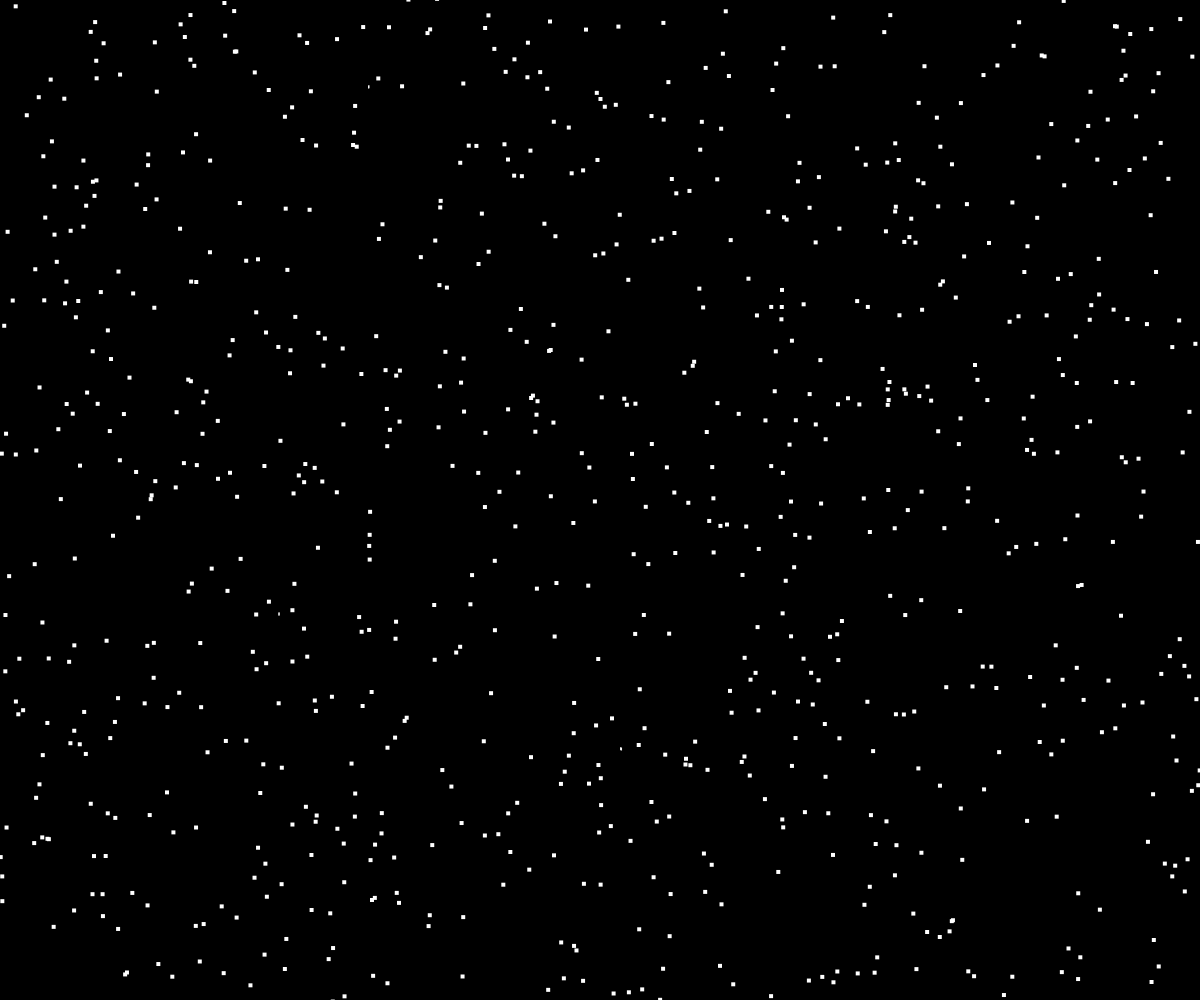
Frame 1 (no input)
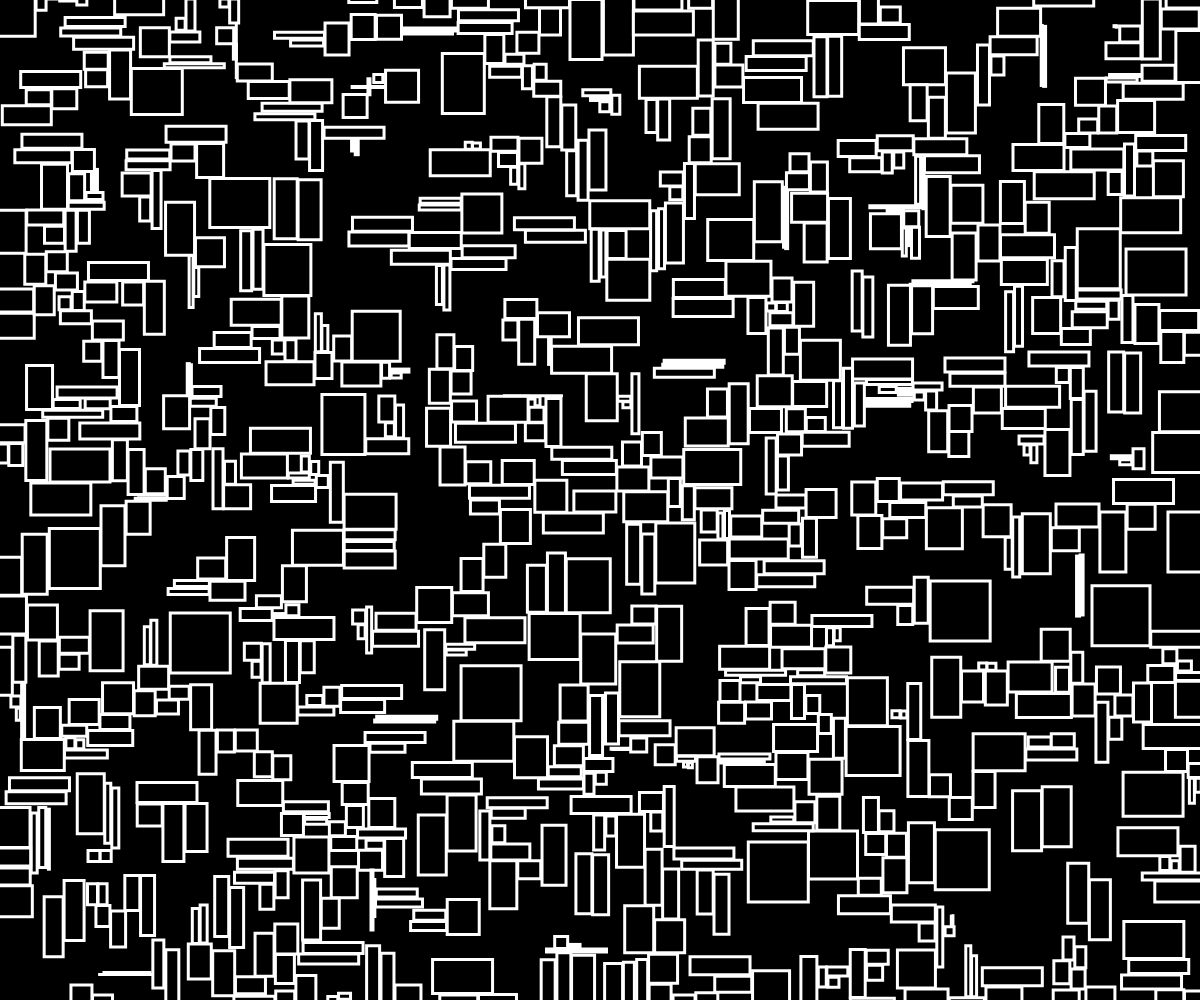
Frame 60 (no input)
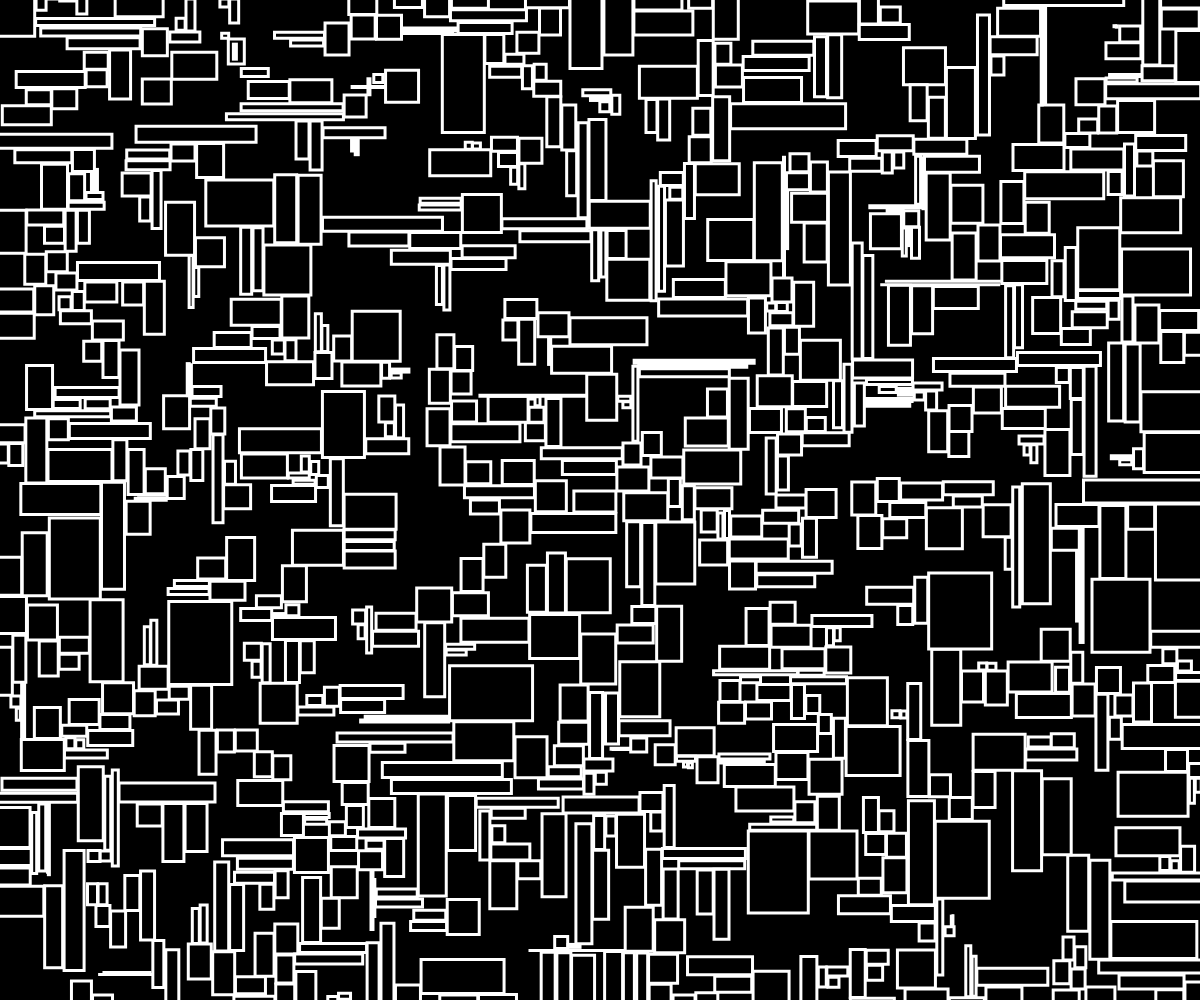
Frame 120 (the mouse pressed at the canvas centre since frame 60)

The p5.js sketch that drew these frames (run headless with seeded random() and noise() and a simulated clock; from frame 60 on, the mouse is pressed at the canvas centre):

// p5.js sketch
// ── sketch.js
let points = [];
let centerX;
let centerY;
let length;
let density;
function setup() {
    createCanvas(windowWidth, windowHeight);
    background(0);
    stroke(255);
    strokeWeight(3);

    centerX = windowWidth / 2;
    centerY = windowHeight / 2;
    length = windowWidth/2;
    density = 1000;
    for (let i = 0; i < density; i++) {
        let x = centerX + random(-length, length);
        let y = centerY + random(-length, length);
        points.push({ x: x, y: y, w: 0, h: 0, growWidth: true, growHeight: true });
    }
}

function draw() {
    // Clear canavs on every draw
    background(0);

    let max = 200;
    points.forEach((p) => {
        if (p.growWidth && p.w < max) p.w += 1;
        let widthTouching = leftOrRightTouching(p);
        widthTouching.forEach((tp) => { tp.growWidth = false; tp.w -=1; });
        if (p.growHeight && p.h < max) p.h += 1;
        let heightTouching = topOrBottomTouching(p);
        heightTouching.forEach((tp) => { tp.growHeight = false; tp.h -= 1; });
    });

    // Draw final rectangles
    rectMode(CENTER);
    fill(0);
    points.forEach((p) => {
        rect(p.x, p.y, p.w, p.h);
        // circle(p.x, p.y, 5);
    });

    // Stop loop if no more growers
    if (points.every(p => !p.growHeight && !p.growWidth )) {
        noLoop();
    }
}

function leftOrRightTouching(p1) {
    let touchingPoints = [];
    points.forEach((p2) => {
        if (p1.x != p2.x && p1.y != p2.y) {
            let p1top = p1.y - p1.h / 2;
            let p1bottom = p1.y + p1.h / 2;
            let p1left = p1.x - p1.w / 2;
            let p1right = p1.x + p1.w / 2;

            let p2top = p2.y - p2.h / 2;
            let p2bottom = p2.y + p2.h / 2;
            let p2left = p2.x - p2.w / 2;
            let p2right = p2.x + p2.w / 2;

            let topInYBounds = p2top >= p1top && p2top <= p1bottom;
            let bottomInYBounds = p2bottom <= p1bottom && p2bottom >= p1top;
            let inYBounds = topInYBounds || bottomInYBounds;
            let leftTouching = p2right >= p1left && p2left <= p1left;
            let rightTouching = p2left <= p1right && p2right >= p1right;

            if (inYBounds && (leftTouching || rightTouching)) {
                touchingPoints.push(p2);
            }
        }
    });
    if (touchingPoints.length > 0) touchingPoints.push(p1);
    return touchingPoints;
}

function topOrBottomTouching(p1) {
    let touchingPoints = [];
    points.forEach((p2) => {
        if (p1.x != p2.x && p1.y != p2.y) {
            let p1top = p1.y - p1.h / 2;
            let p1bottom = p1.y + p1.h / 2;
            let p1left = p1.x - p1.w / 2;
            let p1right = p1.x + p1.w / 2;

            let p2top = p2.y - p2.h / 2;
            let p2bottom = p2.y + p2.h / 2;
            let p2left = p2.x - p2.w / 2;
            let p2right = p2.x + p2.w / 2;

            let leftInXBounds = p2left <= p1right && p2left >= p1left;
            let rightInXBounds = p2right >= p1left &&  p2right <= p1right;
            let inXBounds = leftInXBounds || rightInXBounds;
            let topTouching = p2bottom >= p1top && p2top <= p1top;
            let bottomTouching = p2top <= p1bottom && p2bottom >= p1bottom

            if (inXBounds && (topTouching || bottomTouching)) {
                touchingPoints.push(p2);
            }
        }
    });
    if (touchingPoints.length > 0) touchingPoints.push(p1);
    return touchingPoints;

}

// function drawLineBlob(centerX, centerY, density, length) {
//     // Generate <density> number of random points, enforcing a minimum distance?

//     // Grow all rectangles outward until they intersect
//     let growing = false;
//     do {
//         growing = false;
//         points.forEach((rect1) => {
//             if (!rect1.widthGrowing) {
//                 rect1.w += 1;
//                 growing = true;
//                 // Check for intersections and mark them
//                 points.forEach((rect2) => {
//                     if ((rect1.x == rect2.x && rect1.y == rect2.y)) return;
//                     if (doesXIntersect(rect1, rect2) && doesYIntersect(rect1, rect2)) {
//                         rect1.widthGrowing = true;
//                         rect2.widthGrowing = true;
//                     }
//                 })
//             }

//             if (!rect1.heightGrowing) {
//                 rect1.h += 1;
//                 growing = true;
//                 // Check for intersections and mark them
//                 points.forEach((rect2) => {
//                     if ((rect1.x == rect2.x && rect1.y == rect2.y)) return;
//                     if (doesXIntersect(rect1, rect2) && doesYIntersect(rect1, rect2)) {
//                         rect1.heightGrowing = true;
//                         rect2.heightGrowing = true;
//                     }
//                 })
//             }

//             // // Expand each rectangle if possible
//             // if (!rect1.xStopped) {
//             //     rect1.w += 1;
//             //     expanding = true;
//             // }
//             // if (!rect1.yStopped) {
//             //     rect1.h += 1;
//             //     expanding = true;
//             // }
//             // // Check for intersections and mark them
//             // points.forEach((rect2) => {
//             //     if ((rect1.x == rect2.x && rect1.y == rect2.y)) return;
//             //     if (doesXIntersect(rect1, rect2)) {
//             //         rect1.xStopped = true;
//             //         rect2.xStopped = true;
//             //     }
//             //     if (doesYIntersect(rect1, rect2)) {
//             //         rect1.yStopped = true;
//             //         rect2.yStopped = true;
//             //     }
//             // })
//         });
//     } while (growing);

//     console.log(points);

// }

// function doesXIntersect(rect1, rect2) {
//     return (rect1.x + (rect1.w / 2) >= rect2.x - (rect2.w / 2) && rect1.x - (rect1.w / 2) <= rect2.x + (rect2.w / 2));
// }

// function doesYIntersect(rect1, rect2) {
//     return (rect1.y + (rect1.h / 2) >= rect2.y - (rect2.h / 2) && rect1.y - (rect1.h / 2) <= rect2.y + (rect2.h / 2));
// }
